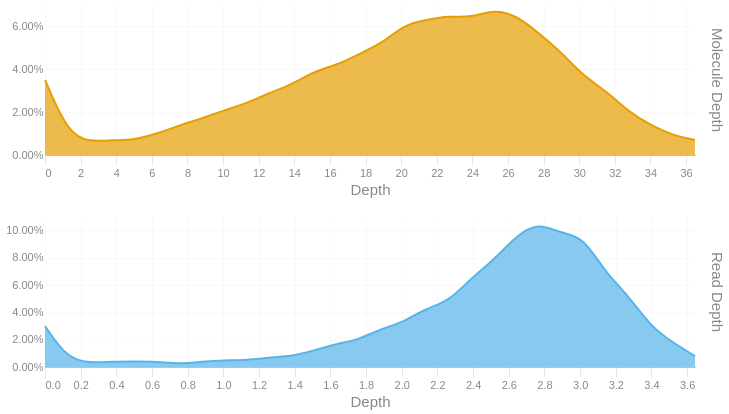

Here is the notebook cell this chart was saved with:
### Code cell
readdep = depth_hist(tb['Read Depth'], q99, 3)
readdep = readdep.with_columns(pl.lit('Read Depth').alias('Metric'))
if not SKIPLR:
    moldep = depth_hist(tb['Molecule Depth'], mol_q99, 1)
    moldep = moldep.with_columns(pl.lit('Molecule Depth').alias('Metric'))
    _hist = pl.concat([readdep, moldep])
    _hist = _hist.filter(pl.col('Proportion') != 0)
    with SafeRender(_hist):
        (
            alt.Chart(_hist)        
            .mark_area(interpolate = "basis")
            .encode(
                x=alt.X('Bin:Q').scale(domainMin=0).axis(alt.Axis(title='Depth')),
                y = alt.Y('Proportion:Q', title = None).axis(format = '.2%'),
                color = alt.Color('Metric:N').legend(None),
                row = alt.Row("Metric:N").header(title = None, labelOrient = 'right'),
                tooltip = [
                    alt.Tooltip("Metric:N", title = "Metric"),
                    alt.Tooltip('Interval:N', title = "Depth Interval"),
                    alt.Tooltip('Proportion:Q', title = "% Alignments").format('.2%')
                ]
            )
            .resolve_scale(x='independent', y='independent')
            .properties(
                height = 150, width = 650,
                usermeta={'embedOptions': {'downloadFileName': f'{samplename}.depth.hist'}}
            )
        ).display()
else:
    readdep = readdep.filter(pl.col('Proportion') != 0)
    with SafeRender(readdep):
        (
            alt.Chart(readdep)        
            .mark_area(interpolate = "basis")
            .encode(
                x=alt.X('Bin:Q').scale(domainMin=0).axis(alt.Axis(title='Depth')),
                y = alt.Y('Proportion:Q', title = None).axis(format = '.2%'),
                tooltip = [
                    alt.Tooltip('Interval:N', title = "Depth Interval"),
                    alt.Tooltip('Proportion:Q', title = "% Alignments").format('.2%')
                ]
            )
            .properties(
                usermeta={'embedOptions': {'downloadFileName': f'{samplename}.depth.hist'}}
            )
        ).display()

### Figure 1 — Vega-Lite specification as saved in the notebook (floating-point values rounded to 4 significant figures)
{"width": 650, "height": 150, "config": {"title": {"anchor": "start", "dy": -15, "fontSize": 18, "color": "#888888", "subtitleColor": "#888888", "subtitleFontSize": 14}, "arc": {"fill": "#0072B2"}, "axis": {"domainColor": "#888888", "domainWidth": 0.5, "gridWidth": 0.2, "grid": false, "titleFontWeight": 400, "titleFontSize": 15, "labelFontSize": 11, "labelColor": "#888888", "tickColor": "#888888", "tickWidth": 0.2, "titleColor": "#888888"}, "axisBand": {"grid": false}, "axisX": {"grid": true, "tickSize": 10, "domainCap": "round"}, "axisY": {"domain": false, "grid": true, "tickSize": 0, "domainCap": "round"}, "background": "transparent", "header": {"labelFontSize": 15, "labelColor": "#888888", "titleFontSize": 15, "titleFontWeight": 600, "titleColor": "#888888"}, "legend": {"labelFont": "sans-serif", "labelFontSize": 12, "labelColor": "#888888", "symbolSize": 100, "symbolType": "circle", "titleFontSize": 12, "titlePadding": 10, "titleColor": "#888888", "title": null}, "range": {"category": ["#E69F00", "#56B4E9", "#009E73", "#F0E442", "#0072B2", "#D55E00", "#CC79A7", "#000000"], "diverging": ["#cfe8f3", "#a2d4ec", "#73bfe2", "#46abdb", "#1696d2", "#12719e"]}, "area": {"fill": "#0072B2", "fillOpacity": 0.7, "line": true, "strokeOpacity": 0.7}, "line": {"color": "#0072B2", "stroke": "#0072B2", "strokeWidth": 2}, "trail": {"color": "#0072B2", "stroke": "#0072B2", "strokeWidth": 0, "size": 1}, "point": {"filled": true, "fillOpacity": 1.0, "size": 95}, "text": {"color": "#888888", "fontSize": 11, "align": "right", "fontWeight": 400, "size": 11}, "bar": {"fill": "#0072B2", "stroke": null}, "view": {"stroke": null, "continuousWidth": 660, "continuousHeight": 400}}, "data": {"name": "data-f4f2dfaf6f4e734fa1684becd6ce3de6"}, "mark": {"type": "area", "interpolate": "basis"}, "encoding": {"color": {"field": "Metric", "legend": null, "type": "nominal"}, "row": {"field": "Metric", "header": {"title": null, "labelOrient": "right"}, "type": "nominal"}, "tooltip": [{"field": "Metric", "title": "Metric", "type": "nominal"}, {"field": "Interval", "title": "Depth Interval", "type": "nominal"}, {"field": "Proportion", "format": ".2%", "title": "% Alignments", "type": "quantitative"}], "x": {"axis": {"title": "Depth"}, "field": "Bin", "scale": {"domainMin": 0}, "type": "quantitative"}, "y": {"axis": {"format": ".2%"}, "field": "Proportion", "title": null, "type": "quantitative"}}, "resolve": {"scale": {"x": "independent", "y": "independent"}}, "usermeta": {"embedOptions": {"downloadFileName": "S1_Tusket_027.depth.hist"}}, "$schema": "https://vega.github.io/schema/vega-lite/v6.1.0.json", "datasets": {"data-f4f2dfaf6f4e734fa1684becd6ce3de6": [{"Bin": 0.0, "Interval": "0.0-0.126", "Proportion": 0.03, "Metric": "Read Depth"}, {"Bin": 0.126, "Interval": "0.126-0.251", "Proportion": 0.006, "Metric": "Read Depth"}, {"Bin": 0.251, "Interval": "0.251-0.377", "Proportion": 0.003, "Metric": "Read Depth"}, {"Bin": 0.377, "Interval": "0.377-0.503", "Proportion": 0.004, "Metric": "Read Depth"}, {"Bin": 0.503, "Interval": "0.503-0.628", "Proportion": 0.004, "Metric": "Read Depth"}, {"Bin": 0.628, "Interval": "0.628-0.754", "Proportion": 0.004, "Metric": "Read Depth"}, {"Bin": 0.754, "Interval": "0.754-0.88", "Proportion": 0.002, "Metric": "Read Depth"}, {"Bin": 0.88, "Interval": "0.88-1.005", "Proportion": 0.004, "Metric": "Read Depth"}, {"Bin": 1.005, "Interval": "1.005-1.131", "Proportion": 0.005, "Metric": "Read Depth"}, {"Bin": 1.131, "Interval": "1.131-1.257", "Proportion": 0.005, "Metric": "Read Depth"}, {"Bin": 1.257, "Interval": "1.257-1.382", "Proportion": 0.007, "Metric": "Read Depth"}, {"Bin": 1.382, "Interval": "1.382-1.508", "Proportion": 0.008, "Metric": "Read Depth"}, {"Bin": 1.508, "Interval": "1.508-1.634", "Proportion": 0.012, "Metric": "Read Depth"}, {"Bin": 1.634, "Interval": "1.634-1.759", "Proportion": 0.017, "Metric": "Read Depth"}, {"Bin": 1.759, "Interval": "1.759-1.885", "Proportion": 0.02, "Metric": "Read Depth"}, {"Bin": 1.885, "Interval": "1.885-2.011", "Proportion": 0.028, "Metric": "Read Depth"}, {"Bin": 2.011, "Interval": "2.011-2.136", "Proportion": 0.033, "Metric": "Read Depth"}, {"Bin": 2.136, "Interval": "2.136-2.262", "Proportion": 0.043, "Metric": "Read Depth"}, {"Bin": 2.262, "Interval": "2.262-2.388", "Proportion": 0.048, "Metric": "Read Depth"}, {"Bin": 2.388, "Interval": "2.388-2.513", "Proportion": 0.065, "Metric": "Read Depth"}, {"Bin": 2.513, "Interval": "2.513-2.639", "Proportion": 0.078, "Metric": "Read Depth"}, {"Bin": 2.639, "Interval": "2.639-2.765", "Proportion": 0.096, "Metric": "Read Depth"}, {"Bin": 2.765, "Interval": "2.765-2.89", "Proportion": 0.106, "Metric": "Read Depth"}, {"Bin": 2.89, "Interval": "2.89-3.016", "Proportion": 0.098, "Metric": "Read Depth"}, {"Bin": 3.016, "Interval": "3.016-3.142", "Proportion": 0.096, "Metric": "Read Depth"}, {"Bin": 3.142, "Interval": "3.142-3.267", "Proportion": 0.069, "Metric": "Read Depth"}, {"Bin": 3.267, "Interval": "3.267-3.393", "Proportion": 0.053, "Metric": "Read Depth"}, {"Bin": 3.393, "Interval": "3.393-3.519", "Proportion": 0.03, "Metric": "Read Depth"}, {"Bin": 3.519, "Interval": "3.519-3.644", "Proportion": 0.018, "Metric": "Read Depth"}, {"Bin": 3.644, "Interval": "3.644-3.77", "Proportion": 0.008, "Metric": "Read Depth"}, {"Bin": 0.0, "Interval": "0.0-1.3", "Proportion": 0.035, "Metric": "Molecule Depth"}, {"Bin": 1.3, "Interval": "1.3-2.5", "Proportion": 0.01, "Metric": "Molecule Depth"}, {"Bin": 2.5, "Interval": "2.5-3.8", "Proportion": 0.006, "Metric": "Molecule Depth"}, {"Bin": 3.8, "Interval": "3.8-5.0", "Proportion": 0.007, "Metric": "Molecule Depth"}, {"Bin": 5.0, "Interval": "5.0-6.3", "Proportion": 0.007, "Metric": "Molecule Depth"}, {"Bin": 6.3, "Interval": "6.3-7.6", "Proportion": 0.01, "Metric": "Molecule Depth"}, {"Bin": 7.6, "Interval": "7.6-8.8", "Proportion": 0.014, "Metric": "Molecule Depth"}, {"Bin": 8.8, "Interval": "8.8-10.1", "Proportion": 0.017, "Metric": "Molecule Depth"}, {"Bin": 10.1, "Interval": "10.1-11.3", "Proportion": 0.021, "Metric": "Molecule Depth"}, {"Bin": 11.3, "Interval": "11.3-12.6", "Proportion": 0.024, "Metric": "Molecule Depth"}, {"Bin": 12.6, "Interval": "12.6-13.9", "Proportion": 0.029, "Metric": "Molecule Depth"}, {"Bin": 13.9, "Interval": "13.9-15.1", "Proportion": 0.033, "Metric": "Molecule Depth"}, {"Bin": 15.1, "Interval": "15.1-16.4", "Proportion": 0.039, "Metric": "Molecule Depth"}, {"Bin": 16.4, "Interval": "16.4-17.6", "Proportion": 0.042, "Metric": "Molecule Depth"}, {"Bin": 17.6, "Interval": "17.6-18.9", "Proportion": 0.047, "Metric": "Molecule Depth"}, {"Bin": 18.9, "Interval": "18.9-20.2", "Proportion": 0.052, "Metric": "Molecule Depth"}, {"Bin": 20.2, "Interval": "20.2-21.4", "Proportion": 0.061, "Metric": "Molecule Depth"}, {"Bin": 21.4, "Interval": "21.4-22.7", "Proportion": 0.063, "Metric": "Molecule Depth"}, {"Bin": 22.7, "Interval": "22.7-23.9", "Proportion": 0.065, "Metric": "Molecule Depth"}, {"Bin": 23.9, "Interval": "23.9-25.2", "Proportion": 0.064, "Metric": "Molecule Depth"}, {"Bin": 25.2, "Interval": "25.2-26.5", "Proportion": 0.068, "Metric": "Molecule Depth"}, {"Bin": 26.5, "Interval": "26.5-27.7", "Proportion": 0.065, "Metric": "Molecule Depth"}, {"Bin": 27.7, "Interval": "27.7-29.0", "Proportion": 0.057, "Metric": "Molecule Depth"}, {"Bin": 29.0, "Interval": "29.0-30.2", "Proportion": 0.048, "Metric": "Molecule Depth"}, {"Bin": 30.2, "Interval": "30.2-31.5", "Proportion": 0.037, "Metric": "Molecule Depth"}, {"Bin": 31.5, "Interval": "31.5-32.8", "Proportion": 0.03, "Metric": "Molecule Depth"}, {"Bin": 32.8, "Interval": "32.8-34.0", "Proportion": 0.02, "Metric": "Molecule Depth"}, {"Bin": 34.0, "Interval": "34.0-35.3", "Proportion": 0.014, "Metric": "Molecule Depth"}, {"Bin": 35.3, "Interval": "35.3-36.5", "Proportion": 0.009, "Metric": "Molecule Depth"}, {"Bin": 36.5, "Interval": "36.5-37.81", "Proportion": 0.007, "Metric": "Molecule Depth"}]}}
